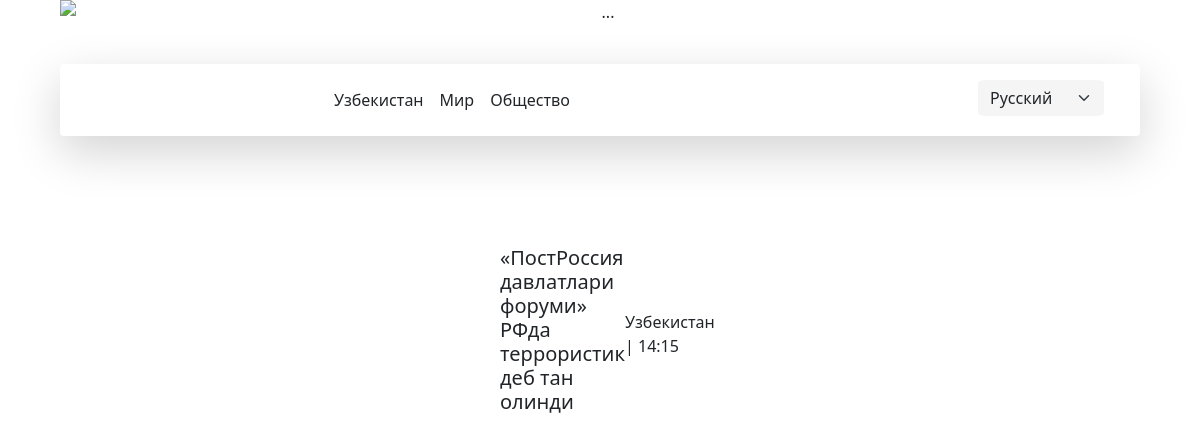
/post2/2, run on the app's committed database.
### pages/models.py (models this page shows, shortened)
class Post(models.Model):
    title = models.CharField(max_length=200)
    img = models.ImageField(blank=True)
    text = models.TextField( )
    title2=models.CharField(max_length=200)
    text2 = models.TextField()

### pages/views.py (the view)
# urls.py: path('post2/<int:pk>',Post2_detail.as_view(),name='post2_detail'),
class Post2_detail(DetailView):
    model=Post
    template_name='post2_detail.html'

### templates/post2_detail.html
    {% extends 'base.html' %} {% block content %}
<div style="width: 100%; height: auto ;display:flex;align-items: center;justify-content: center;" >
        <div style="display: flex;align-items: center;justify-content: space-around;margin-bottom: 100px;gap: 2px;"  class="col ">
            <div style="width: 200px;height: 300px;display: flex;align-items: center;justify-content: space-between;" >
                <h5 class="card-title">{{post.title2}}</h5>
                <p class="card-text">{{post.text2}}</p>
              </div>
          </div>
    </div>
     {% endblock content %}

### data on the page
Post: title2 "«ПостРоссия давлатлари форуми» РФда террористик деб тан олинди", text2 "Узбекистан | 14:15"
